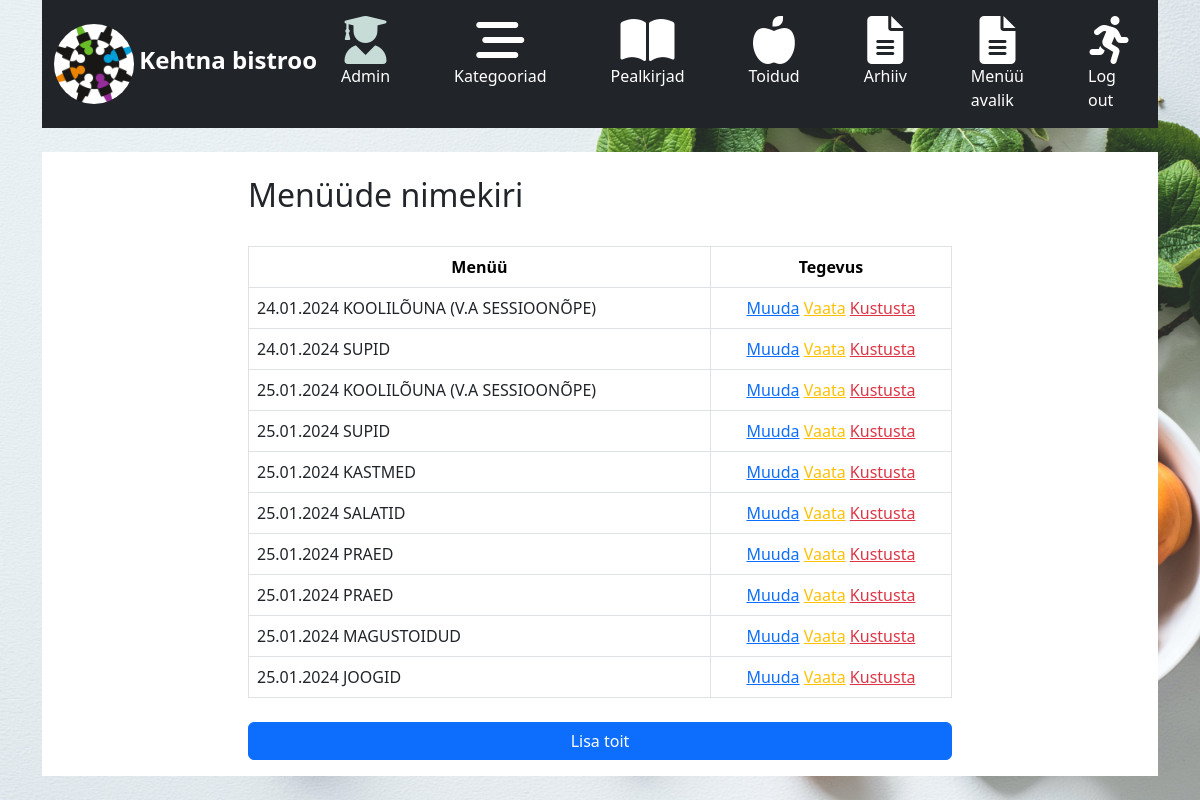
Screenshot of /app_admin/foodmenu_list/ with the database file from the repository.
### app_admin/models.py (models this page shows, shortened)
class FoodMenu(models.Model):
    date = models.ForeignKey(MenuHeadlines, on_delete=models.CASCADE)
    category = models.ForeignKey(Category, on_delete=models.CASCADE)
    class Meta:
        ordering = ['-date', 'category_id']
    def get_absolute_url(self):
        return reverse('app_admin:foodmenu_update', kwargs={'pk': self.pk})

class MenuHeadlines(models.Model):
    date = models.DateField()
    teema = models.CharField(max_length=255, null=True, blank=True)
    soovitab = models.CharField(max_length=255, null=True, blank=True)
    valmistas = models.CharField(max_length=255, null=True, blank=True)
    def __str__(self):
        return f'{self.date.strftime("%d.%m.%Y")}'
    class Meta:
        ordering = ['-date']   # - märk annab sorteerimise nii et tuleviku kuupäevad on ennem ja vanemad allpool
        verbose_name_plural = 'menuheadlines'

class Category(models.Model):
    number = models.IntegerField()
    name = models.CharField(max_length=255)
    def __str__(self):
        return self.name
    class Meta:
        ordering = ['number']
        verbose_name_plural = 'categories'

### app_admin/views.py (the view)
# urls.py: path('foodmenu_list/', views.FoodMenuListView.as_view(), name='foodmenu_list'),
class FoodMenuListView(ListView):
    model = FoodMenu
    template_name = 'app_admin/foodmenu_list.html'

### app_admin/templates/app_admin/foodmenu_list.html
{% extends 'base_admin.html' %}
{% block main %}
<br>
<div class="container" style="background-color: white;">
    <div class="container">
        <div class="row">
            <div class="col-8 mx-auto">
                <br>
                <h1 class="h2">Menüüde nimekiri</h1>
                <br>
                <table class="table table-bordered table-hover">
                    <thead>
                    <tr class="text-center">
                        <th>Menüü</th>
                        <th>Tegevus</th>
                    </tr>
                    </thead>
                    <tbody>
                    {% if object_list %}
                    {% for menu in object_list %}
                    <tr>
                        <td class="text-reset"
                            href="{{ menu.get_absolute_url }}">{{ menu.date }} {{ menu.category }}
                        </td>
                        <td class="text-center">
                            <a href="{% url 'app_admin:foodmenu_update' pk=menu.id %}">Muuda</a>
                            <a href="{% url 'app_admin:foodmenu_detail' pk=menu.id %}"
                               class="text-warning">Vaata</a>
                            <a href="{% url 'app_admin:foodmenu_delete' pk=menu.id %}"
                               class="text-danger">Kustusta</a>
                        </td>
                    </tr>
                    {% endfor %}
                    {% else %}
                    <p>Siin ei ole menüüsid mida näidata.</p>
                    {% endif %}
                </table>
                <p class="pt-2">
                    <a href="{% url 'app_admin:foodmenu_create' %}" role="button" class="btn btn-primary w-100">Lisa
                        toit</a>
                </p>
            </div>
        </div>
    </div>
</div>
{% endblock main %}

### rows the page displays
FoodMenu: date "24.01.2024", category "KOOLILÕUNA (V.A SESSIOONÕPE)"
FoodMenu: date "24.01.2024", category "SUPID"
FoodMenu: date "25.01.2024", category "KOOLILÕUNA (V.A SESSIOONÕPE)"
FoodMenu: date "25.01.2024", category "SUPID"
FoodMenu: date "25.01.2024", category "KASTMED"
FoodMenu: date "25.01.2024", category "SALATID"
FoodMenu: date "25.01.2024", category "PRAED"
FoodMenu: date "25.01.2024", category "PRAED"
FoodMenu: date "25.01.2024", category "MAGUSTOIDUD"
FoodMenu: date "25.01.2024", category "JOOGID"
